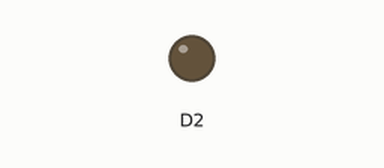
Recording of a sketch running on a simulated ESP8266 (Wemos D1 mini). Parts: output pins drawn as LEDs (lit = HIGH).

Above: at 0.05 s.
At 3.0 s:
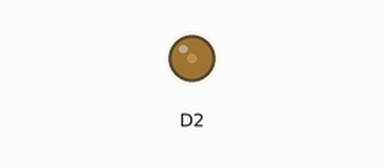
At 6.0 s:
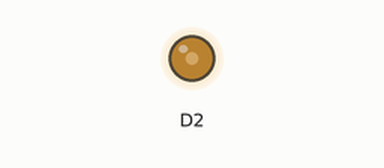
At 12.0 s:
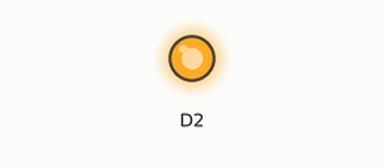
Timing chart, 0 to 15.6 s (numbered marks = the images above):
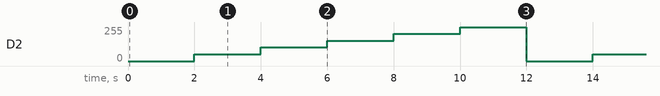

The sketch:

PWM.ino
```cpp
float PWM = 255.0;
float DT = 0;
void setup() {
  // put your setup code here, to run once:
Serial.begin(9600);
pinMode(D2, OUTPUT);
}

void loop() {

  float newPWM = PWM * DT;
  analogWrite(D2,newPWM);
  DT = DT + 0.2;


  delay(2000);

  if ( DT > 1)
  {
    DT = 0;
   }

}
```

Measured:
- by itself, D2: repeats every 12.0 s: 102/255 2.0 s, 153/255 2.0 s, 204/255 2.0 s, 255/255 2.0 s, 0/255 2.0 s, 51/255 2.0 s
